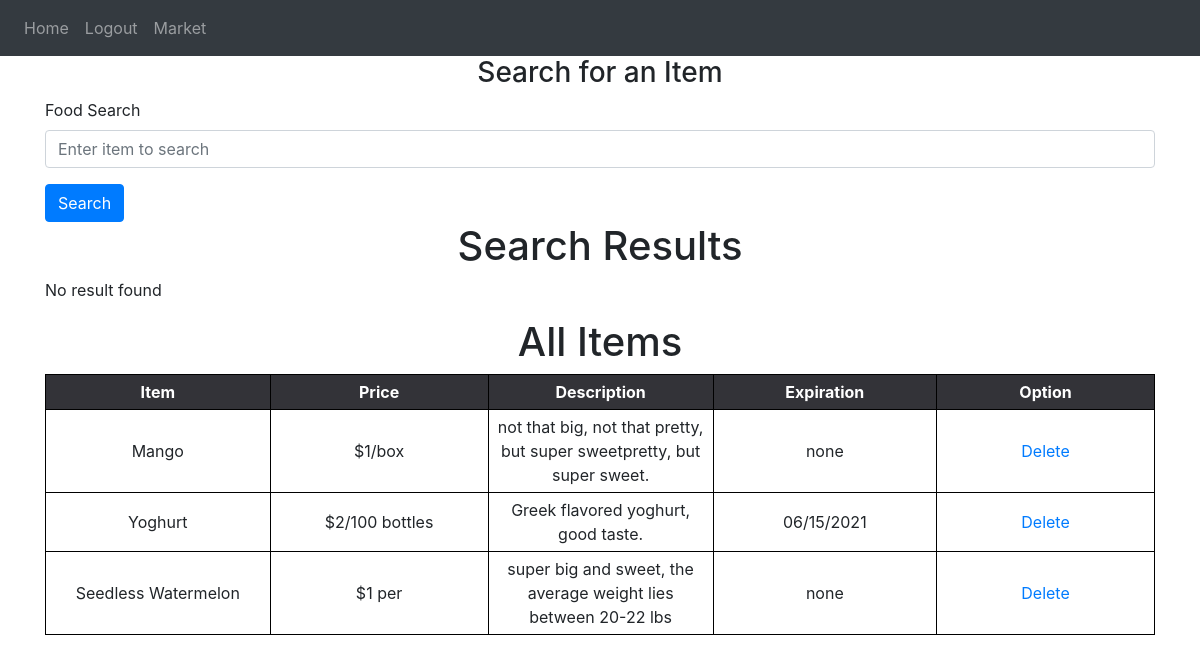
/market (signed in), run on an earlier commit of the app's database.
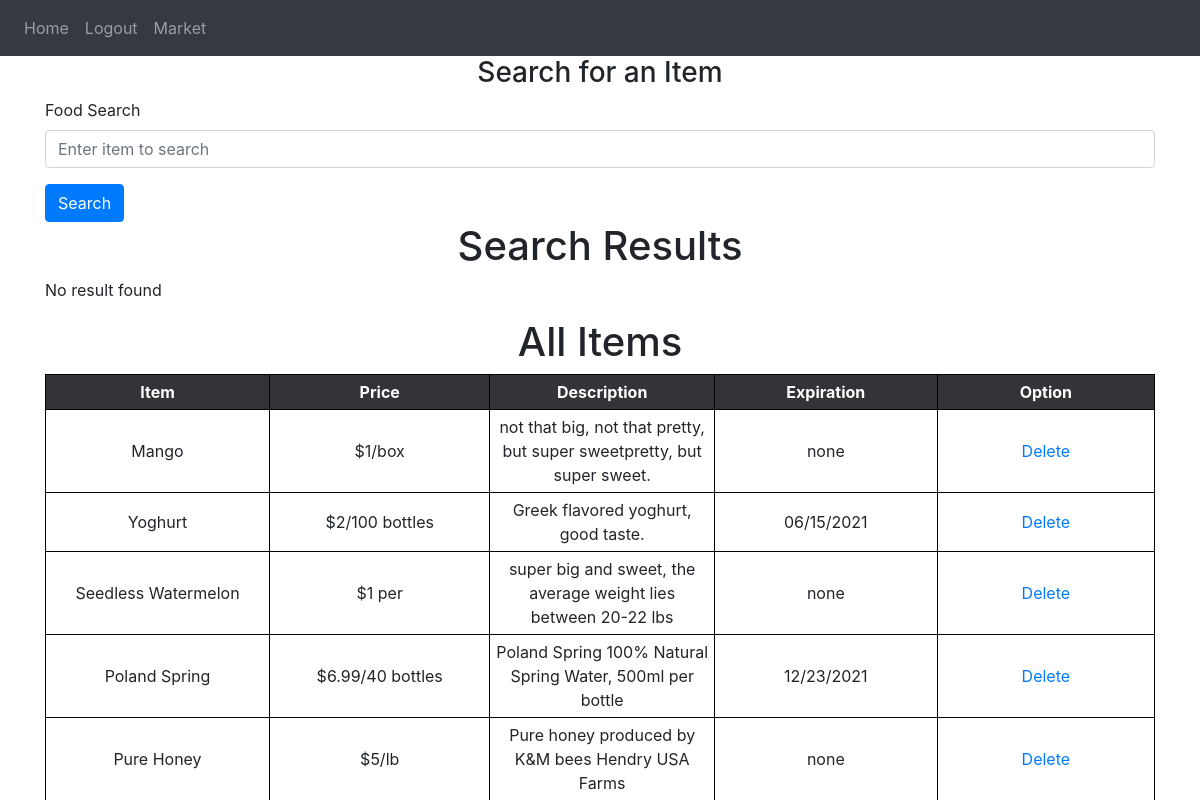
And on a later commit of the database.
### website/models.py (models this page shows)
class Seller(db.Model):
    id = db.Column(db.Integer, primary_key=True)
    food = db.Column(db.String(100))
    price = db.Column(db.String(30))
    description = db.Column(db.String(600))
    expiration = db.Column(db.String(30))
    user_id = db.Column(db.Integer, db.ForeignKey('user.id'))

### website/views.py (the view)
@views.route('/market', methods=['GET', 'POST'])
@login_required
def market():
    if request.method == 'POST':
        food_item = request.form.get('searchfood')
        searchresults = Seller.query.filter_by(food=food_item)
        return render_template("market.html", user=current_user, searchresults=searchresults)
    return render_template("market.html", user=current_user, seller=Seller.query.all())

### website/__init__.py (called while the page is built)
def create_app():
    app = Flask(__name__)
    app.config['SECRET_KEY'] = 'slkdjfdkjfh'
    app.config['SQLALCHEMY_DATABASE_URI'] = f'sqlite:///{DB_NAME}'
    db.init_app(app)
    from .views import views
    from .auth import auth
    app.register_blueprint(views, url_prefix='/')
    app.register_blueprint(auth, url_prefix='/')
    from .models import User, Seller
    create_database(app)
    login_manager = LoginManager()
    login_manager.login_view = 'auth.login'
    login_manager.init_app(app)
    @login_manager.user_loader
    def load_user(id):
        return User.query.get(int(id))  # look for user based on id
    return app

### website/templates/market.html (shortened to what this page needs)
{% extends "base.html" %}
{% block content %}
<form method="POST">
    <h3 align="center">Search for an Item</h3>
    <div class="form-group">
    <label for="searchfood">Food Search</label>
    <input
      type="text"
      class="form-control"
      id="searchfood"
      name="searchfood"
      placeholder="Enter item to search"
    />
    </div>
    <button type="submit" class="btn btn-primary">Search</button>
</form>
<div class="searchpage">
    <h1 style="text-align: center">Search Results</h1>
    <table>
        {% if searchresults %}
        {% for searchresult in searchresults %}
        <tr>
            <th>Item</th>
            <th>Price</th>
            <th>Description</th>
            <th>Expiration</th>
        </tr>
        <tr>
            <td>{{ searchresult.food }}</td>
            <td>{{ searchresult.price }}</td>
            <td>{{ searchresult.description }}</td>
            <td>{{ searchresult.expiration }}</td>
        </tr>
        {% endfor %}
        {% else %}
            <p> No result found </p>
        {% endif%}
    </table>
</div>
<div class="allitems">
    <h1 style="text-align: center">All Items</h1>
    <table>
        <tr>
            <th>Item</th>
            <th>Price</th>
            <th>Description</th>
            <th>Expiration</th>
            <th>Option</th>
        </tr>
        {% for seller in seller %}
        <tr>
            <td>{{ seller.food  }}</td>
            <td>{{ seller.price  }}</td>
            <td>{{ seller.description }}</td>
            <td>{{ seller.expiration }}</td>
            <td>
                <a href="/delete/{{seller.id}}">Delete</a>
            </td>
        </tr>
        {% endfor %}
    </table>
</div>
{% endblock %}

### website/templates/base.html (shortened to what this page needs)
<!DOCTYPE html>
<html>
  <head>
    <link
      rel="stylesheet"
      href="https://stackpath.bootstrapcdn.com/bootstrap/4.4.1/css/bootstrap.min.css"
    />
    <link
      rel="stylesheet"
      href="https://stackpath.bootstrapcdn.com/font-awesome/4.7.0/css/font-awesome.min.css"
    />
  </head>
  <body>
    <nav class="navbar navbar-expand-lg navbar-dark bg-dark">
      <div class="collapse navbar-collapse" id="navbar">
        <div class="navbar-nav">
          {% if user.is_authenticated %}
          <a class="nav-item nav-link" id="home" href="/">Home</a>
          <a class="nav-item nav-link" id="logout" href="/logout">Logout</a>
          <a class="nav-item nav-link" id="market" href="/market">Market</a>
          {% else %}
          <a class="nav-item nav-link" id="login" href="/login">Login</a>
          <a class="nav-item nav-link" id="signUp" href="/sign-up">Sign Up</a>
          {% endif %}
        </div>
      </div>
    </nav>
    <div class="container">{% block content %} {% endblock %}</div>
  </body>
</html>

### css/lgin.css (style rules this page uses)
* { margin: 0; padding: 0; }
body { background: #e9eaea; font-family: roboto; user-select: none; }
.container { width: 450px; margin: 30px auto; }
.btn { width: 100%; background: #34b3a0; height: 60px; text-align: center; line-height: 60px; text-transform: uppercase; color: #fff; font-weight: bold; letter-spacing: 1px; cursor: pointer; margin-bottom: 30px; }

### css/style.css (style rules this page uses)
body { font-family: "Open Sans", sans-serif; overflow-x: hidden; color: #444444; background-color: white; }
a { color: #2487ce; }
h1, h2, h3, h4, h5, h6 { font-family: "Poppins", sans-serif; }
h3 { font-family: "Poppins", sans-serif; font-weight: bold; }

### website/templates/market.html (style rules this page uses)
table { border-collapse: collapse; }
th { background-color:#333338; Color:white; }
th, td { width:250px; text-align:center; border:1px solid black; padding:5px }

What changed in the data, as far as the page shows it:
added Seller: food "Poland Spring", price "$6.99/40 bottles", description "Poland Spring 100% Natural Spring Water, 500ml per bottle", expiration "12/23/2021"
added Seller: food "Pure Honey", price "$5/lb", description "Pure honey produced by K&M bees Hendry USA Farms", expiration "none"
